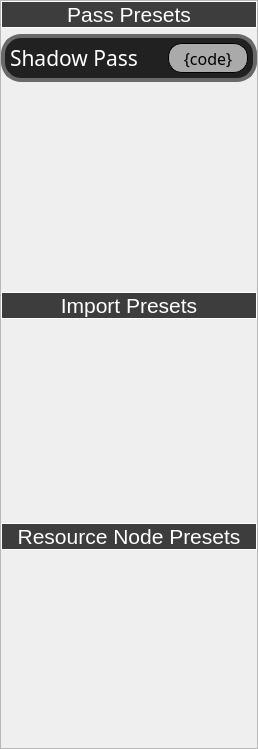
      <widget class="QFrame" name="presets_inspector">
       <property name="minimumSize">
        <size>
         <width>250</width>
         <height>0</height>
        </size>
       </property>
       <property name="maximumSize">
        <size>
         <width>300</width>
         <height>16777215</height>
        </size>
       </property>
       <property name="frameShape">
        <enum>QFrame::StyledPanel</enum>
       </property>
       <property name="frameShadow">
        <enum>QFrame::Raised</enum>
       </property>
       <layout class="QVBoxLayout" name="verticalLayout_16">
        <property name="leftMargin">
         <number>0</number>
        </property>
        <property name="topMargin">
         <number>0</number>
        </property>
        <property name="rightMargin">
         <number>0</number>
        </property>
        <property name="bottomMargin">
         <number>0</number>
        </property>
        <item>
         <widget class="QLabel" name="PassPresetsLbl">
          <property name="minimumSize">
           <size>
            <width>0</width>
            <height>25</height>
           </size>
          </property>
          <property name="maximumSize">
           <size>
            <width>16777215</width>
            <height>50</height>
           </size>
          </property>
          <property name="font">
           <font>
            <pointsize>16</pointsize>
            <weight>50</weight>
            <bold>false</bold>
           </font>
          </property>
          <property name="autoFillBackground">
           <bool>false</bool>
          </property>
          <property name="styleSheet">
           <string notr="true">background-color: rgb(61, 61, 61);
color: #ffffff;
border-style:solid;
border-color:#ffffff;
border-width:1px;

</string>
          </property>
          <property name="text">
           <string>Pass Presets</string>
          </property>
          <property name="scaledContents">
           <bool>false</bool>
          </property>
          <property name="alignment">
           <set>Qt::AlignCenter</set>
          </property>
          <property name="margin">
           <number>4</number>
          </property>
         </widget>
        </item>
        <item>
         <widget class="QWidget" name="test_preset" native="true">
          <property name="maximumSize">
           <size>
            <width>16777215</width>
            <height>50</height>
           </size>
          </property>
          <property name="autoFillBackground">
           <bool>false</bool>
          </property>
          <property name="styleSheet">
           <string notr="true">background-color: #212121;
color: #FFFFFF;
border-color: #696969;
border-width:4px;
border-style: solid;
border-radius:20px;</string>
          </property>
          <layout class="QHBoxLayout" name="horizontalLayout_4">
           <item>
            <widget class="QLabel" name="label_15">
             <property name="font">
              <font>
               <family>Fira Code</family>
               <pointsize>16</pointsize>
              </font>
             </property>
             <property name="styleSheet">
              <string notr="true">
color: #FFFFFF;
border-width:0px;
border-style: solid;
border-radius:0px;</string>
             </property>
             <property name="text">
              <string>Shadow Pass</string>
             </property>
            </widget>
           </item>
           <item>
            <widget class="QLabel" name="label_18">
             <property name="maximumSize">
              <size>
               <width>80</width>
               <height>16777215</height>
              </size>
             </property>
             <property name="font">
              <font>
               <family>Fira Code</family>
               <pointsize>12</pointsize>
              </font>
             </property>
             <property name="styleSheet">
              <string notr="true">background-color: #AAAAAA;
color: #000000;
border-color:#000000;
border-width:1px;
border-style: solid;
border-radius:14px;</string>
             </property>
             <property name="text">
              <string>{code}</string>
             </property>
             <property name="alignment">
              <set>Qt::AlignCenter</set>
             </property>
             <property name="margin">
              <number>3</number>
             </property>
            </widget>
           </item>
          </layout>
         </widget>
        </item>
        <item>
         <widget class="QWidget" name="widget" native="true">
          <property name="styleSheet">
           <string notr="true">background-color: #F6D975;
border-color: rgb(0, 0, 0);
border-width:1px;
border-style:dashed;
border-radius:4px;</string>
          </property>
          <layout class="QVBoxLayout" name="verticalLayout_19">
           <property name="spacing">
            <number>0</number>
           </property>
           <property name="leftMargin">
            <number>0</number>
           </property>
           <property name="topMargin">
            <number>0</number>
           </property>
           <property name="rightMargin">
            <number>0</number>
           </property>
           <property name="bottomMargin">
            <number>0</number>
           </property>
          </layout>
         </widget>
        </item>
        <item>
         <widget class="QListWidget" name="preset_passes_list">
          <property name="styleSheet">
           <string notr="true">background-color: rgba(0, 0, 0, 0);</string>
          </property>
          <property name="dragEnabled">
           <bool>true</bool>
          </property>
          <property name="spacing">
           <number>12</number>
          </property>
         </widget>
        </item>
        <item>
         <widget class="QLabel" name="label_19">
          <property name="font">
           <font>
            <pointsize>16</pointsize>
           </font>
          </property>
          <property name="styleSheet">
           <string notr="true">background-color: rgb(61, 61, 61);
color: #ffffff;
border-style:solid;
border-color:#ffffff;
border-width:1px;</string>
          </property>
          <property name="text">
           <string>Import Presets</string>
          </property>
          <property name="alignment">
           <set>Qt::AlignCenter</set>
          </property>
         </widget>
        </item>
        <item>
         <widget class="QListWidget" name="preset_import_list">
          <property name="styleSheet">
           <string notr="true">background-color: rgba(0, 0, 0, 0);</string>
          </property>
          <property name="dragEnabled">
           <bool>true</bool>
          </property>
          <property name="spacing">
           <number>12</number>
          </property>
         </widget>
        </item>
        <item>
         <widget class="QLabel" name="label_20">
          <property name="font">
           <font>
            <pointsize>16</pointsize>
           </font>
          </property>
          <property name="styleSheet">
           <string notr="true">background-color: rgb(61, 61, 61);
color: #ffffff;
border-style:solid;
border-color:#ffffff;
border-width:1px;</string>
          </property>
          <property name="text">
           <string>Resource Node Presets</string>
          </property>
          <property name="alignment">
           <set>Qt::AlignCenter</set>
          </property>
         </widget>
        </item>
        <item>
         <widget class="QListWidget" name="preset_resources_list">
          <property name="styleSheet">
           <string notr="true">background-color: rgba(0, 0, 0, 0);</string>
          </property>
          <property name="dragEnabled">
           <bool>true</bool>
          </property>
          <property name="spacing">
           <number>12</number>
          </property>
         </widget>
        </item>
       </layout>
      </widget>
